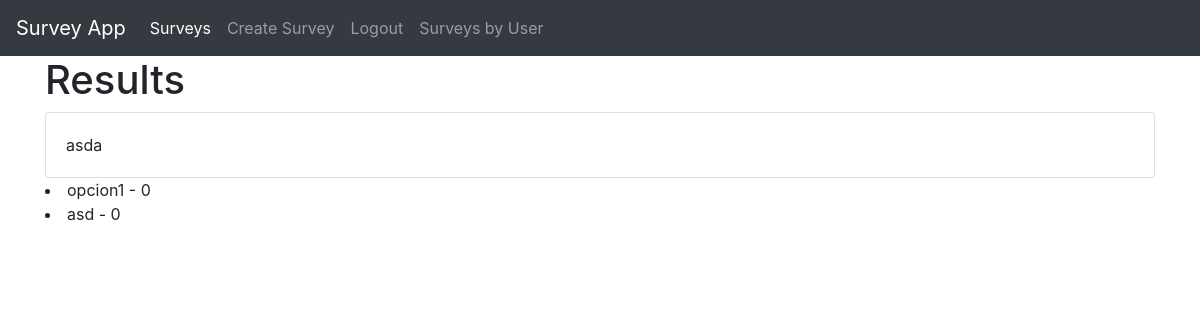
Page /survey/1 (signed in) on the earlier database version.
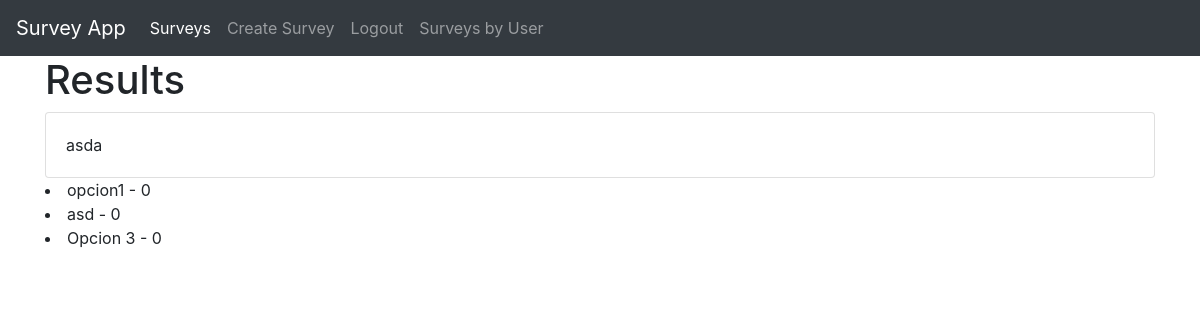
Same page on the later database version.
### surveyapp/models.py (models this page shows, shortened)
class Question(db.Model):
    __tablename__ = 'question'
    id = db.Column(db.Integer, primary_key=True)
    question_text = db.Column(db.String(80), nullable=False)
    survey_id = db.Column(db.String(80), db.ForeignKey('survey.id'), nullable=False)
    choices = db.relationship('Choice', backref='choice', lazy=True)

class Choice(db.Model):
    __tablename__ = 'choice'
    id = db.Column(db.Integer, primary_key=True)
    choice_text = db.Column(db.String(80), nullable=False)
    question_id = db.Column(db.String(80), db.ForeignKey('question.id'), nullable=False)
    votes = db.Column(db.Integer, default=0)

### surveyapp/routes.py (the view, shortened to what this page needs)
@app.route('/survey/<string:survey_id>', methods=['GET', 'POST'])
def view_survey(survey_id):
    questions = Question.query.filter(Question.survey_id == survey_id)
    survey = Survey.query.filter(Survey.id == survey_id).first()
    return render_template("/survey.html", questions=questions, survey=survey)

### surveyapp/models.py (called while the page is built)
    def is_admin(self):
        return self.admin

### surveyapp/routes.py (called while the page is built)
@login_manager.user_loader
def load_user(user_id):
    return User.query.get(user_id)

### surveyapp/templates/survey.html (shortened to what this page needs)
{% extends "base.html" %}
{% block body %}
    <div class="container">
        <div class="content-section">
            {% if ( current_user.is_admin() or (survey.get_user_id() == current_user.get_id()) ) %}
                <h1>Results</h1>
                {% for question in questions %}
                    <div class="card" style="margin-top: 7px;">
                        <div class="card-body">
                            {{ question.question_text }}
                        </div>
                    </div>
                    {% for choice in question.choices %}
                        <li>{{choice.choice_text}} - {{choice.votes}}</li>
                    {% endfor %}
                {% endfor %}
            {% endif %}
        </div>
    </div>
{% endblock %}

### surveyapp/templates/base.html (shortened to what this page needs)
<html lang="en">
<head>
    <link rel="stylesheet" href="https://cdn.jsdelivr.net/npm/bootstrap@4.5.3/dist/css/bootstrap.min.css">
    <link rel="stylesheet" type="text/css" href="{{ url_for('static', filename='main.css') }}">
</head>
<body>
    <nav class="navbar navbar-expand-lg navbar-dark bg-dark">
        <a class="navbar-brand" href="#">Survey App</a>
        <div class="collapse navbar-collapse" id="navbarNav">
          <ul class="navbar-nav">
            <li class="nav-item active">
              <a class="nav-link" href="/">Surveys <span class="sr-only">(current)</span></a>
            </li>
            {% if current_user.is_authenticated %}
              <li class="nav-item">
                <a class="nav-link" href="/new_survey">Create Survey</a>
              </li>
            {% endif %}
            {% if current_user.is_authenticated %}
              <li class="nav-item">
                <a class="nav-link" href="/logout">Logout</a>
              </li>
            {% endif %}
            {% if current_user.is_authenticated and current_user.is_admin() %}
              <li class="nav-item">
                <a class="nav-link" href="/surveys_by_user">Surveys by User</a>
              </li>
            {% endif %}
          </ul>
        </div>
      </nav>
    {% block body %}
    {% endblock %}
</body>
</html>

Differences in the rows shown:
changed Question "asda": gains Choice (choice_text "Opcion 3", votes "0")
